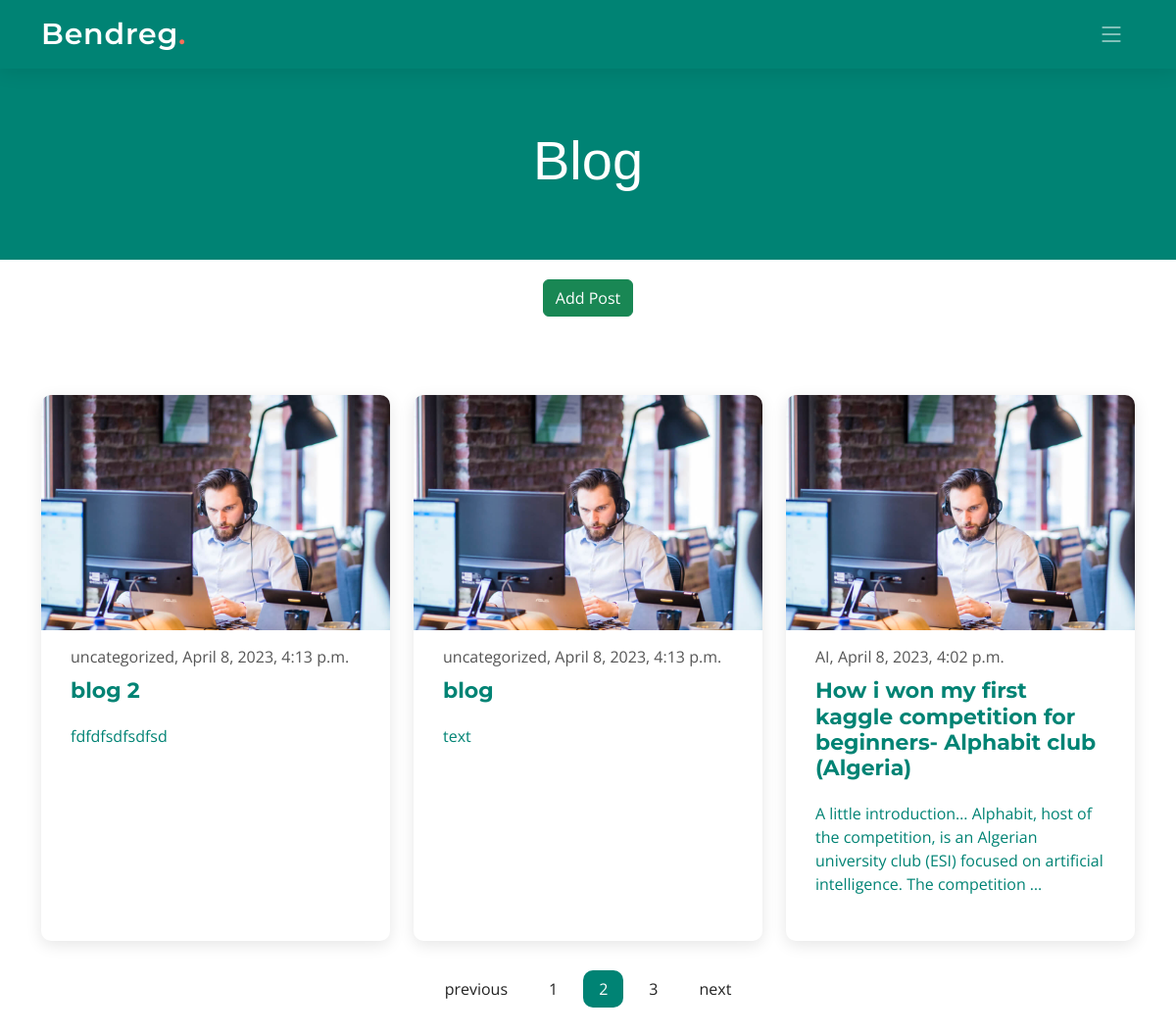
Before: /?page=2 with the older database file.
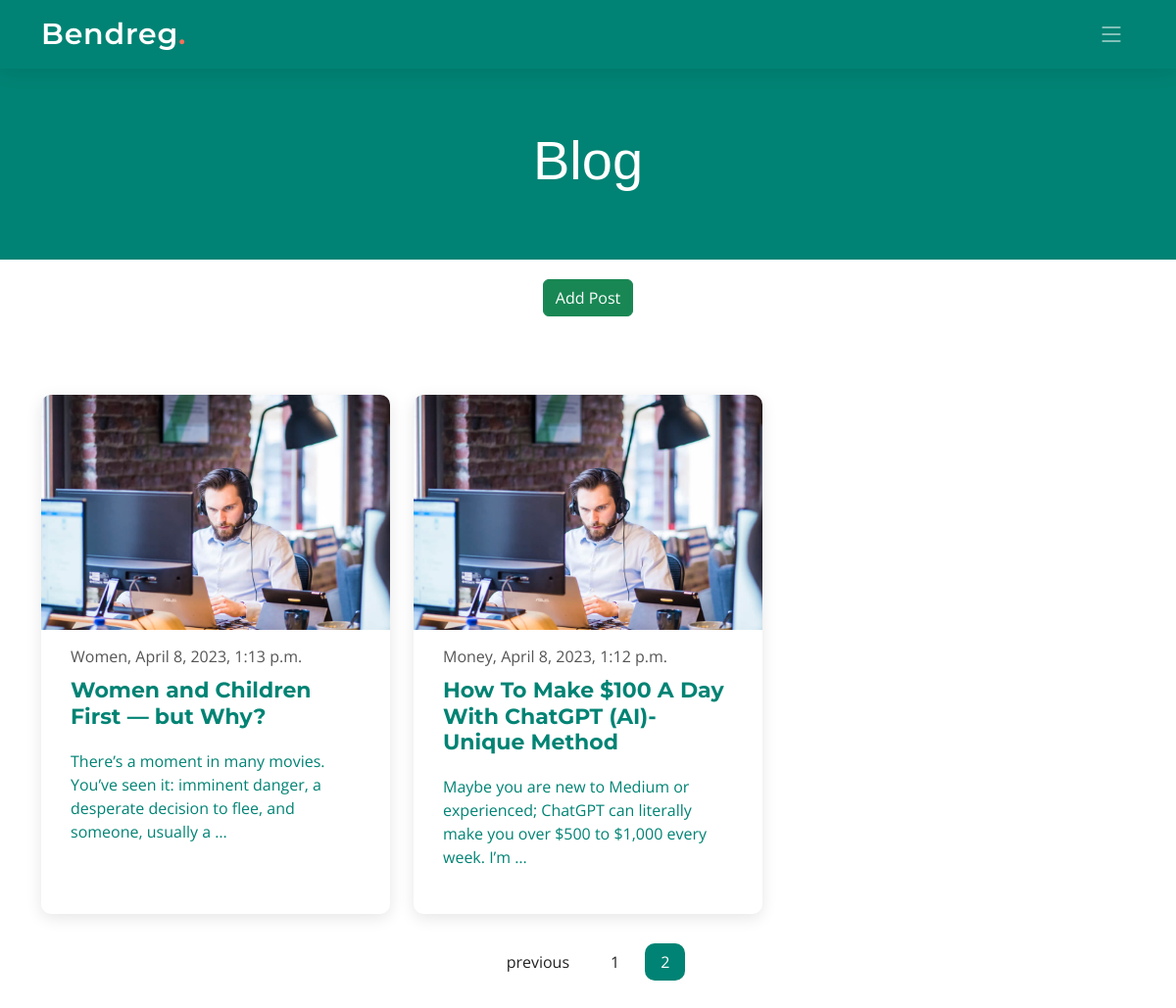
After: the same page with the newer database file.
### posts/models.py (models this page shows, shortened)
class Post(models.Model):
    title = models.CharField(max_length=200)
    body = models.TextField()
    date = models.DateTimeField(default=datetime.now, blank=True)
    category = models.CharField(max_length=200, default='uncategorized')

### posts/views.py (the view)
# urls.py: path('', views.index, name='index'),
def index(request):
    posts = Post.objects.all().order_by('-date')
    paginator = Paginator(posts, 3)
    page = request.GET.get('page')
    posts = paginator.get_page(page)
    return render(request, 'index.html', {'posts': posts})

### templates/index.html (shortened to what this page needs)
{% load static %}
<!DOCTYPE html>
<html lang="en">
<head>
  <link href="{% static 'assets/vendor/bootstrap/css/bootstrap.min.css' %}" rel="stylesheet">
  <link href="{% static 'assets/vendor/bootstrap-icons/bootstrap-icons.css' %}" rel="stylesheet">
  <link href="{% static 'assets/vendor/aos/aos.css" rel="stylesheet' %}">
  <link href="{% static 'assets/vendor/glightbox/css/glightbox.min.css' %}" rel="stylesheet">
  <link href="{% static 'assets/vendor/swiper/swiper-bundle.min.css' %}" rel="stylesheet">
  <link href="{% static 'assets/css/main.css' %}" rel="stylesheet">
</head>
<body style="overflow-x: hidden">
  <header id="header" class="header d-flex align-items-center">
    <div class="container-fluid container-xl d-flex align-items-center justify-content-between">
      <a href="/" class="logo d-flex align-items-center">
        <h1>Bendreg<span>.</span></h1>
      </a>
      <i class="mobile-nav-toggle mobile-nav-show bi bi-list"></i>
    </div>
  </header>
  <main id="main">
    <div class="breadcrumbs">
      <div class="page-header d-flex align-items-center">
        <div class="container position-relative">
          <div class="row d-flex justify-content-center">
            <div class="col-lg-6 text-center">
              <h2>Blog</h2>
            </div>
          </div>
        </div>
      </div>
    </div>
    <div style="text-align: center; margin: 20px auto">
    <div class="row">
        <div>
          <a href="/create" class="btn btn-success">Add Post</a>
        </div>
      </div>
    </div>
    <section id="blog" class="blog">
      <div class="container" data-aos="fade-up">
        <div class="row gy-4 posts-list">
          {% for post in posts %}
            <div class="col-xl-4 col-md-6">
            <article>
              <a href="/post/{{ post.id }}">
                <div class="post-img">
                  <img src="{% static 'assets/img/blog/blog-1.jpg' %}" alt="" class="img-fluid">
                </div>
                <p class="post-category">{{ post.category }}, {{ post.date }}</p>
                <h2 class="title">{{ post.title }}</h2>
                <p>{{ post.body| truncatewords:20}} </p>
              </a>
            </article>
          </div>
            {% endfor %}
        </div>
        <div class="blog-pagination">
      <ul class="justify-content-center">
        {% if posts.has_previous %}
          <li><a href="?page={{ posts.previous_page_number }}">previous</a></li>
        {% endif %}
        {% for i in posts.paginator.page_range %}
          {% if posts.number == i %}
            <li class="active"><a href="#">{{ i }}</a></li>
          {% else %}
            <li><a href="?page={{ i }}">{{ i }}</a></li>
          {% endif %}
        {% endfor %}
        {% if posts.has_next %}
          <li><a href="?page={{ posts.next_page_number }}">next</a></li>
        {% endif %}
      </ul>
    </div>
      </div>
    </section>
  </main>
</body>
</html>

Changed rows visible on the page:
no longer on this page (row unchanged): Post: category "uncategorized", date "April 8, 2023, 4:13 p.m.", title "blog 2", body "fdfdfsdfsdfsd"
removed Post: category "uncategorized", date "April 8, 2023, 4:13 p.m.", title "blog", body "text"
no longer on this page (row unchanged): Post: category "AI", date "April 8, 2023, 4:02 p.m.", title "How i won my first kaggle competition for beginners- Alphabit club (Algeria)", body "A little introduction… Alphabit, host of the competition, is an Algerian university club (ESI) focused on artificial intelligence. The competition …"
now on this page (row unchanged): Post: category "Women", date "April 8, 2023, 1:13 p.m.", title "Women and Children First — but Why?", body "There’s a moment in many movies. You’ve seen it: imminent danger, a desperate decision to flee, and someone, usually a …"
now on this page (row unchanged): Post: category "Money", date "April 8, 2023, 1:12 p.m.", title "How To Make $100 A Day With ChatGPT (AI)- Unique Method", body "Maybe you are new to Medium or experienced; ChatGPT can literally make you over $500 to $1,000 every week. I’m …"
Other visible differences:
list line gone: "3"
text no longer shown: "next"
